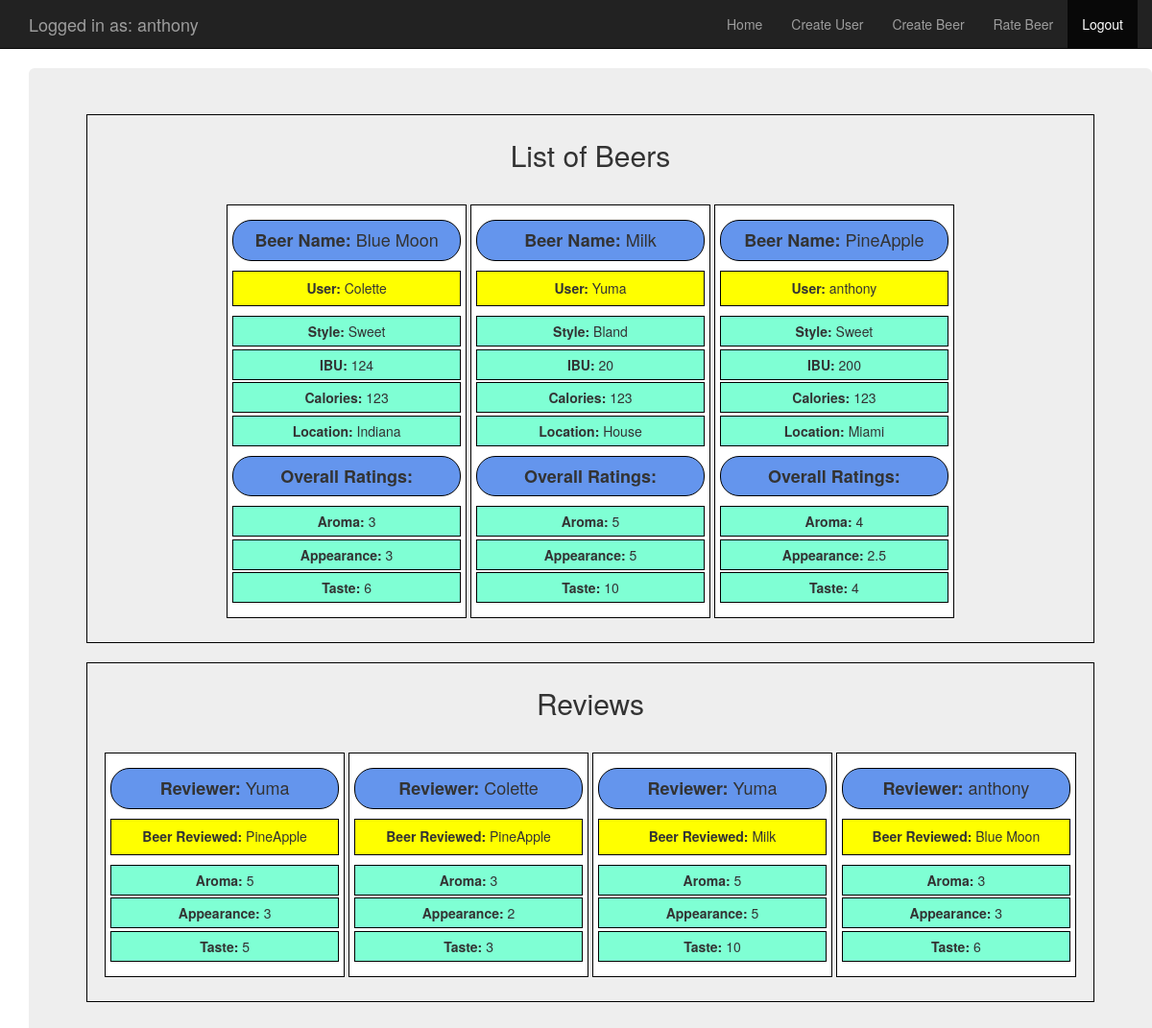
The page /home/ (signed in) on the database its author committed.
### beer_tracker/models.py (models this page shows, shortened)
class BeerModel(models.Model):
    user = models.ForeignKey(User, default=1)
    name = models.CharField(max_length=254, default="")
    style = models.CharField(max_length=254, default="")
    ibu = models.IntegerField(default="")
    calories = models.IntegerField(default="")
    abv = models.IntegerField(default="")
    location = models.CharField(max_length=254, default="")
    class Meta:
        verbose_name_plural = 'Beers'
    def __str__(self):
        return self.name

class RateModel(models.Model):
    FIVE_REVIEWS = (
        (5, 5),
        (4, 4),
        (3, 3),
        (2, 2),
        (1, 1),
    )
    TEN_REVIEWS= (
        (10, 10),
        (9, 9),
        (8, 8),
        (7, 7),
        (6, 6),
        (5, 5),
        (4, 4),
        (3, 3),
        (2, 2),
        (1, 1),
    )
    user = models.ForeignKey(User, default=1)
    beer = models.ForeignKey(BeerModel)
    aroma = models.PositiveIntegerField(choices=FIVE_REVIEWS, default="5")
    appearance = models.PositiveIntegerField(choices=FIVE_REVIEWS, default="5")
    taste = models.PositiveIntegerField(choices= TEN_REVIEWS, default= "10")
    class Meta:
        verbose_name_plural = 'Ratings'

### beer_tracker/views.py (the view)
# urls.py: url(r'^home/', include('beer_tracker.urls'), name="home"),
@login_required
def home(request):
    beers = BeerModel.objects.order_by('name').annotate(
        avg__aroma=Avg('ratemodel__aroma'),
        avg__appearance=Avg('ratemodel__appearance'),
        avg__taste=Avg('ratemodel__taste'),
    )
    rates = RateModel.objects.order_by('beer')
    dict = {'records': beers, 'rates': rates}
    return render(request, 'beer_tracker/home.html', context=dict)

### templates/beer_tracker/home.html
{% extends "beer_tracker/base.html" %}
{% block body_block %}
{% load staticfiles %}
{% if records %}
    <div class="jumbotron container" >
        <div class="table">
            <h2>List of Beers</h2>
            {% for beers in records %}
                <div class="table">
                    <h4><b>Beer Name: </b>{{ beers.name }}</h4>
                    <h5><b>User: </b>{{ beers.user }}</h5>
                    <ul>
                        <li><b>Style: </b>{{ beers.style }}</li>
                        <li><b>IBU: </b>{{ beers.ibu }}</li>
                        <li><b>Calories: </b>{{ beers.calories }}</li>
                        <li><b>Location: </b>{{ beers.location }}</li>
                    </ul>
                    <h4><b>Overall Ratings: </b></h4>
                    <ul>
                        <li><b>Aroma: </b>{{ beers.avg__aroma|floatformat }}</li>
                        <li><b>Appearance: </b>{{ beers.avg__appearance|floatformat }}</li>
                        <li><b>Taste: </b>{{ beers.avg__taste|floatformat }}</li>
                    </ul>
                </div>
            {% endfor %}
        </div>
        <div class="table">
            <h2>Reviews</h2>
            {% for rate in rates %}
                <div class="table">
                    <h4><b>Reviewer: </b>{{ rate.user }}</h4>
                    <h5><b>Beer Reviewed: </b>{{ rate.beer }}</h5>
                    <ul>
                        <li><b>Aroma: </b>{{ rate.aroma }}</li>
                        <li><b>Appearance: </b>{{ rate.appearance }}</li>
                        <li><b>Taste: </b>{{ rate.taste }}</li>
                    </ul>
                </div>
            {% endfor %}
        </div>
{% else %}
    <div class="jumbotron">
        <p>There are currently no Beers. To create a beer click on New Beer</p>
    </div>
{%  endif %}
    </div>
{% endblock %}

### templates/beer_tracker/base.html (shortened to what this page needs)
<!DOCTYPE html>
{% load staticfiles %}
<html lang="en">
<head>
    <link rel="stylesheet" href="{% static "css/styles.css" %}">
    <link rel="stylesheet" href="https://maxcdn.bootstrapcdn.com/bootstrap/3.3.7/css/bootstrap.min.css">
</head>
<body>
    <nav class="navbar navbar-inverse navbar-static-top">
        <div class="container">
            <div class="navbar-header">
                {% if user.is_authenticated %}
                    <a class="navbar-brand" href="{% url 'beer_tracker:home' %}">Logged in as: {{request.user.username}}</a>
                {% else %}
                    <a class="navbar-brand" href="{% url 'index' %}">BeerAPI</a>
                {% endif %}
            </div>
            <div id="mydropdown" class="collapse navbar-collapse">
                <ul class="nav navbar-nav navbar-right">
                    {% if user.is_authenticated %}
                        <li><a class="nav-link" href="{% url 'beer_tracker:home' %}">Home</a></li>
                        <li><a class="navbar-link" href="{% url 'beer_tracker:new_user' %}">Create User</a></li>
                        <li><a class="navbar-link" href="{% url 'beer_tracker:new_beer' %}">Create Beer</a></li>
                        <li><a class="navbar-link" href="{% url 'beer_tracker:rate_beer' %}">Rate Beer</a></li>
                        <li class="active"><a class="nav-link" href="{% url 'logout' %}">Logout</a></li>
                    {% endif %}
                </ul>
            </div>
        </div>
    </nav>
    <div class="container">
        {% block body_block %}
        {% endblock %}
    </div>
</body>
</html>

### static/css/styles.css (style rules this page uses)
ul { list-style-type: none; }
.table { border: 1px solid black; padding: 5px; width: auto; text-align: center; display: inline-block; }
h1, h2 { padding-bottom: 5px; }
div.jumbotron.container > div.table > h2 { text-align: center; }
div.jumbotron.container > div.table > div.table { width: 250px; margin: 20px auto; }
div.jumbotron.container > div.table > div.table > ul > li { margin-left:-40px ; background-color: aquamarine; padding: 5px; border: 0.5px solid black; margin-top: 2.5px; }
div.jumbotron > div.table > div.table > h4 { background-color: cornflowerblue; padding: 10px; border: 1px solid black; border-radius: 20px; }
div.jumbotron > div.table > div.table > h5 { background-color: yellow; padding: 10px; border: 1px solid black; width: 100%; }

### rows shown on the page
BeerModel: name "Blue Moon", user "Colette", style "Sweet", ibu "124", calories "123", location "Indiana", avg__aroma "3", avg__appearance "3", avg__taste "6"
BeerModel: name "Milk", user "Yuma", style "Bland", ibu "20", calories "123", location "House", avg__aroma "5", avg__appearance "5", avg__taste "10"
BeerModel: name "PineApple", user "anthony", style "Sweet", ibu "200", calories "123", location "Miami", avg__aroma "4", avg__appearance "2.5", avg__taste "4"
RateModel: user "Yuma", beer "PineApple", aroma "5", appearance "3", taste "5"
RateModel: user "Colette", beer "PineApple", aroma "3", appearance "2", taste "3"
RateModel: user "Yuma", beer "Milk", aroma "5", appearance "5", taste "10"
RateModel: user "anthony", beer "Blue Moon", aroma "3", appearance "3", taste "6"

### other values the page prints
{{ request.user.username }} "anthony"
